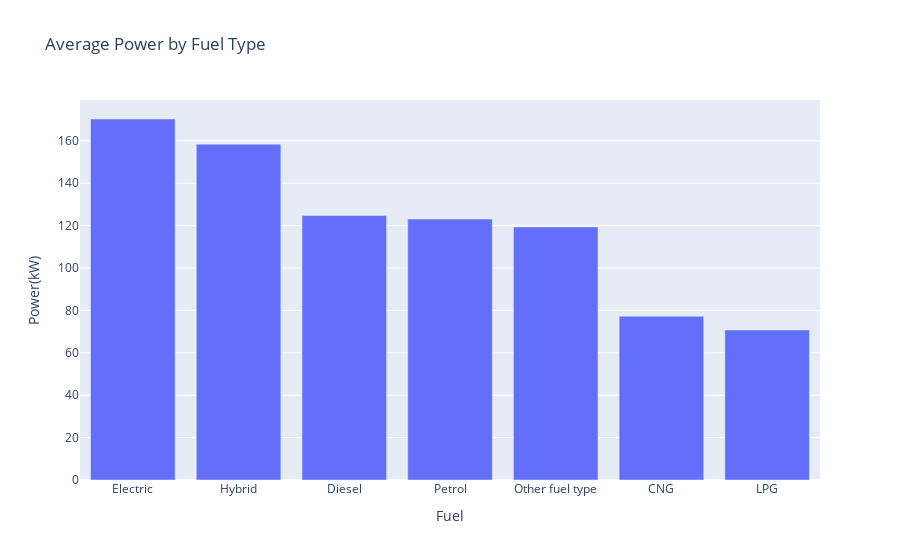

The code cell stored with this chart in its notebook:
### Markdown cell above
### **Question 1:** What is the average power of vehicles for each fuel type?

### Code cell
# Tính trung bình công suất cho từng loại nhiên liệu
average_power_by_fuel = data.groupby('Fuel')['Power(kW)'].mean().reset_index()

# Biểu đồ cột hiển thị trung bình công suất theo loại nhiên liệu
fig = px.bar(average_power_by_fuel, x='Fuel', y='Power(kW)', title='Average Power by Fuel Type')
fig.update_xaxes(categoryorder='total descending')  # Sắp xếp loại nhiên liệu theo thứ tự giảm dần của công suất trung bình
fig.show()

### Figure 1 — Plotly figure (JSON) as saved in the notebook; plotly's stock layout.template omitted (floating-point values rounded to 4 significant figures)
{"data": [{"alignmentgroup": "True", "hovertemplate": "Fuel=%{x}<br>Power(kW)=%{y}<extra></extra>", "legendgroup": "", "marker": {"color": "#636efa", "pattern": {"shape": ""}}, "name": "", "offsetgroup": "", "orientation": "v", "showlegend": false, "textposition": "auto", "type": "bar", "x": ["CNG", "Diesel", "Electric", "Hybrid", "LPG", "Other fuel type", "Petrol"], "xaxis": "x", "y": [77.25, 124.8, 170.3, 158.4, 70.8, 119.4, 123.1], "yaxis": "y"}], "layout": {"barmode": "relative", "legend": {"tracegroupgap": 0}, "title": {"text": "Average Power by Fuel Type"}, "xaxis": {"anchor": "y", "categoryorder": "total descending", "domain": [0, 1], "title": {"text": "Fuel"}}, "yaxis": {"anchor": "x", "domain": [0, 1], "title": {"text": "Power(kW)"}}}}
